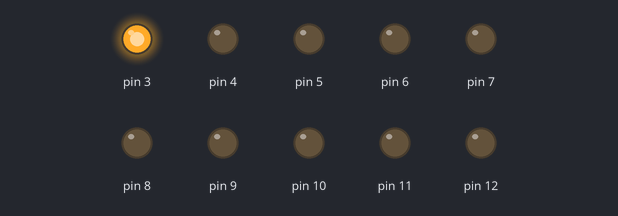
The sketch below on a simulated Arduino Uno, built with avr-gcc and run on an emulated ATmega328P. Shown: output pins drawn as LEDs (lit = HIGH).

Above: at 0.2 s.
At 0.7 s:
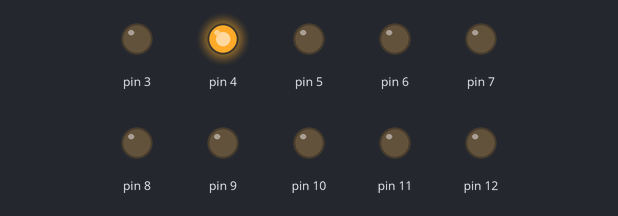
At 1.7 s:
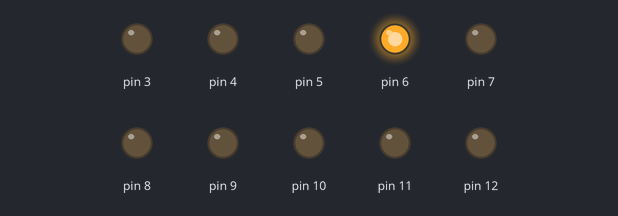
At 3.2 s:
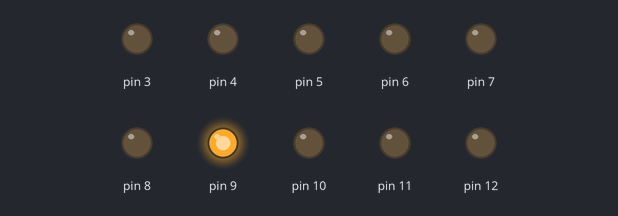
At 4.7 s:
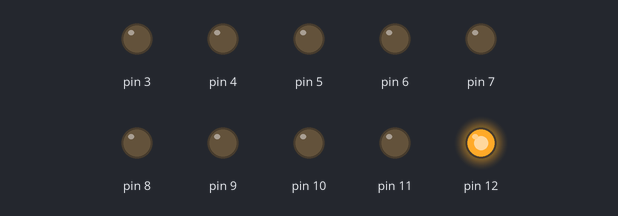
At 6.2 s:
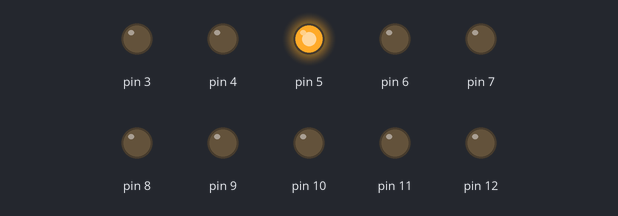
Timing chart, 0 to 6.5 s (numbered marks = the images above):
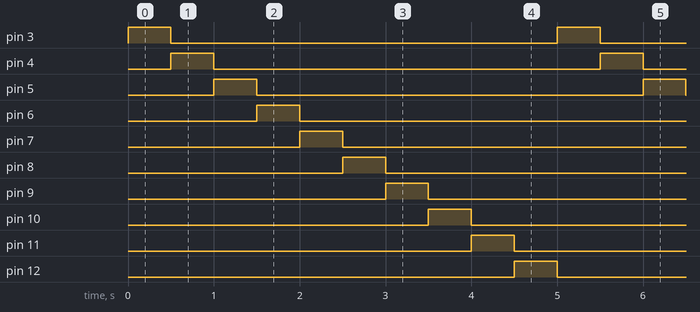

Measured:
- by itself, pin 3–12: alternates HIGH for 0.50 s and LOW for 4.5 s
- by itself, everything shown: repeats every 5.0 s, in 11 steps

The sketch:

zadanie2na3.ino
```cpp
void setup() {
  for (int i=3; i<13; ++i)
    pinMode(i, OUTPUT);
}

void loop() {
  for (int i=3; i<13; ++i)
  {
    digitalWrite(i, HIGH);
    delay(500);
    digitalWrite(i, LOW);
  }
}
```
